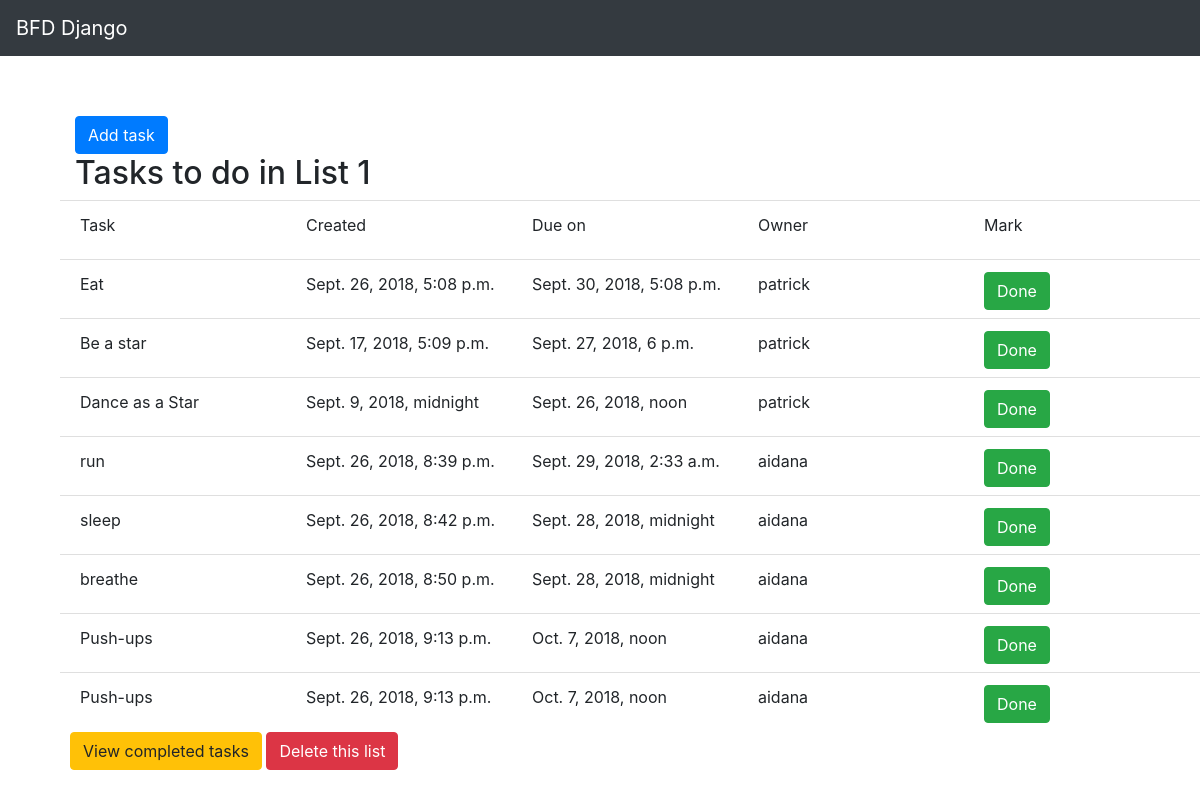
The page /main/todo/ on the database as committed earlier.
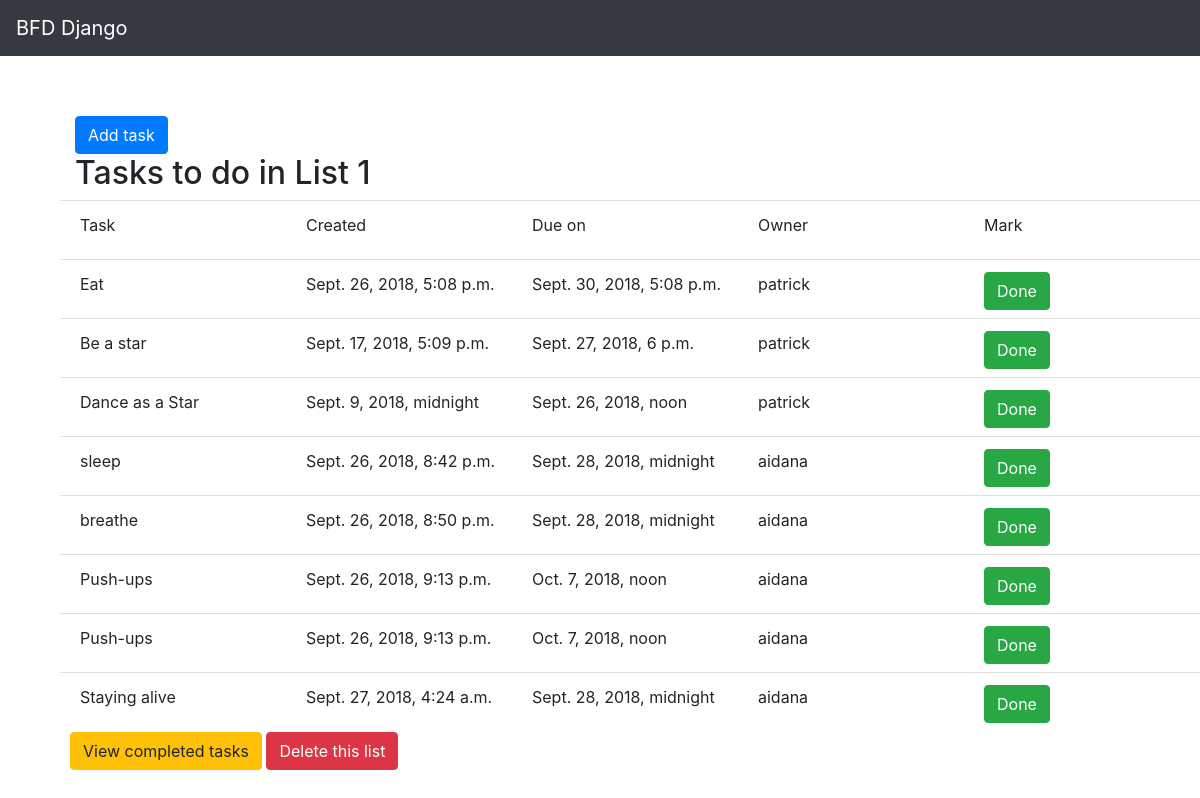
The same page on the database as committed later.
### main/models.py (models this page shows)
class Task(models.Model):
    name = models.CharField(max_length=100)
    created_date = models.DateTimeField(default=datetime.datetime.now, blank=True)
    due = models.DateTimeField()
    owner = models.CharField(max_length=100)
    status = models.BooleanField(default=False)

### main/views.py (the view)
# urls.py: path('todo/', views.todo),
def todo(request):
    if request.method == "POST":
        form = Taskform(request.POST)
        tasks = Task.objects.all()
        if form.is_valid():
            post = form.save(commit=False)
            post.owner = request.user
            post.created_date = datetime.datetime.now().strftime("%Y-%m-%d %H:%M:%S")
            post.save()
            args = {'form': form, 'tasks' : tasks}
            return render(request, 'todo_list.html', args)
    else:
        form = Taskform()
        tasks = Task.objects.all()
        args = {'form': form, 'tasks' : tasks}
        return render(request, 'todo_list.html', args)

### main/templates/todo_list.html (shortened to what this page needs)
{% extends 'header.html' %}
{% block content %}
    <button type="button" class="btn btn-primary" data-toggle="modal" data-target="#exampleModal">
  Add task
</button>
    <h2>Tasks to do in List 1</h2>
    <ul class="list-group list-group-flush row">
        <li class="list-group-item col-xs-6" style="height: 60px">
            <div class="row">
            <div class="col">Task</div>
            <div class="col">Created</div>
            <div class="col">Due on</div>
            <div class="col">Owner</div>
            <div class="col">Mark</div>
            </div>
        </li>
        {% for task in tasks %}
            {%if task.status is False%}
            <li class="list-group-item col-xs-6" style="height: 60px">
                <div class="row">
                <div class="col">{{task.name}}</div>
                <div class="col">{{task.created_date}}</div>
                <div class="col">{{task.due}}</div>
                <div class="col">{{task.owner}}</div>
                <div class="col"><button type="button" class="btn btn-success">Done</button></div>
                </div>
            </li>
            {% endif %}
        {% endfor %}
</ul>
{% endblock %}

### main/templates/header.html (shortened to what this page needs)
{% load static %}
<html lang="en">
<head>
<link rel="stylesheet" href="https://stackpath.bootstrapcdn.com/bootstrap/4.1.3/css/bootstrap.min.css"></head>
<link href="https://cdnjs.cloudflare.com/ajax/libs/bootstrap-datepicker/1.3.0/css/datepicker.css" rel="stylesheet" type="text/css" />
<nav class="navbar navbar-expand-lg navbar-dark bg-dark">
    <a class="navbar-brand" href="#">BFD Django</a>
  </nav>
<body>
<div class="container" style="margin:60px">
    <div>
        {% block content %}
        {% endblock %}
    </div>
     <div class="button-box col-lg-12" style="left: -20px;">
            <a href="#" class="btn btn-warning" role="button">View completed tasks</a>
            <a href="#" class="btn btn-danger" role="button">Delete this list</a>
   </div>
</div>
</body>
</html>

Rows that differ between the two databases and show on the page:
no longer on this page (row edited): Task: name "run", created_date "Sept. 26, 2018, 8:39 p.m.", due "Sept. 29, 2018, 2:33 a.m.", owner "aidana"
added Task: name "Staying alive", created_date "Sept. 27, 2018, 4:24 a.m.", due "Sept. 28, 2018, midnight", owner "aidana"
